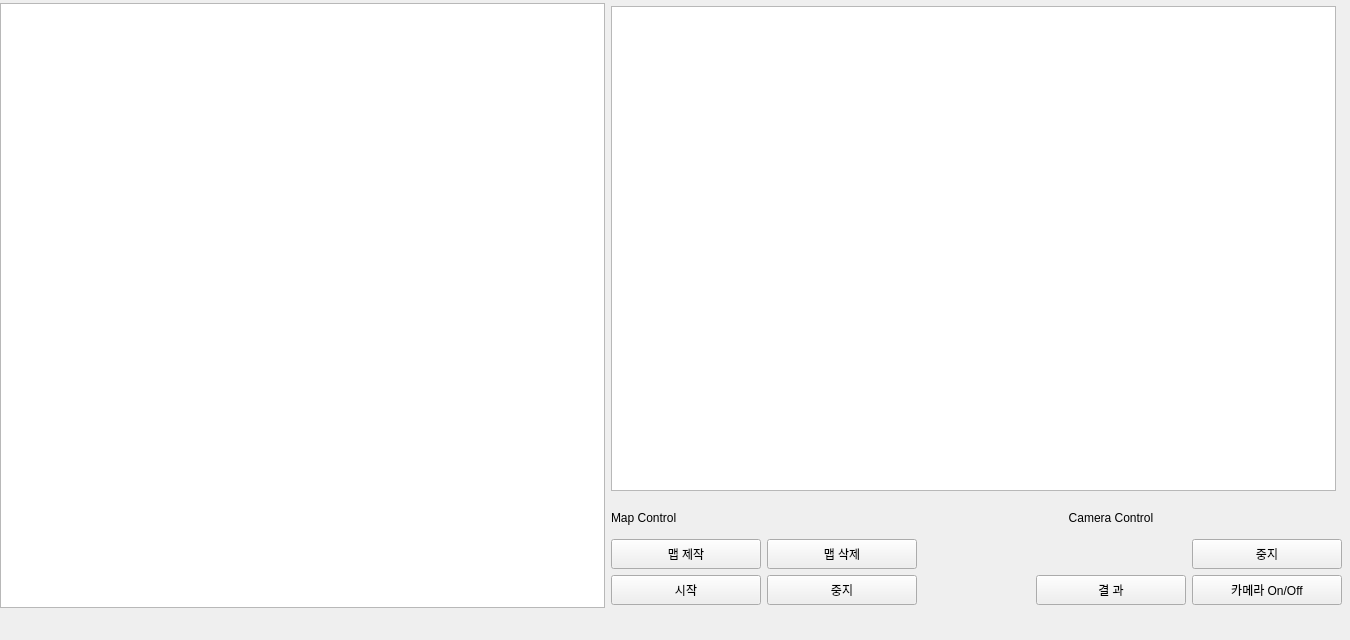
<?xml version="1.0" encoding="UTF-8"?>
<ui version="4.0">
 <class>Form</class>
 <widget class="QWidget" name="Form">
  <property name="geometry">
   <rect>
    <x>0</x>
    <y>0</y>
    <width>1350</width>
    <height>640</height>
   </rect>
  </property>
  <property name="minimumSize">
   <size>
    <width>1350</width>
    <height>640</height>
   </size>
  </property>
  <property name="maximumSize">
   <size>
    <width>1350</width>
    <height>640</height>
   </size>
  </property>
  <property name="windowTitle">
   <string>Form</string>
  </property>
  <widget class="QWidget" name="horizontalLayoutWidget">
   <property name="geometry">
    <rect>
     <x>0</x>
     <y>0</y>
     <width>1342</width>
     <height>611</height>
    </rect>
   </property>
   <layout class="QHBoxLayout" name="horizontalLayout">
    <item>
     <widget class="QGraphicsView" name="Map_View">
      <property name="minimumSize">
       <size>
        <width>605</width>
        <height>605</height>
       </size>
      </property>
      <property name="maximumSize">
       <size>
        <width>605</width>
        <height>605</height>
       </size>
      </property>
      <property name="alignment">
       <set>Qt::AlignHCenter|Qt::AlignTop</set>
      </property>
     </widget>
    </item>
    <item>
     <layout class="QHBoxLayout" name="horizontalLayout_4">
      <item>
       <layout class="QGridLayout" name="gridLayout_2">
        <item row="1" column="1">
         <layout class="QGridLayout" name="gridLayout">
          <item row="1" column="2">
           <spacer name="horizontalSpacer">
            <property name="orientation">
             <enum>Qt::Horizontal</enum>
            </property>
            <property name="sizeHint" stdset="0">
             <size>
              <width>40</width>
              <height>20</height>
             </size>
            </property>
           </spacer>
          </item>
          <item row="1" column="0">
           <widget class="QLabel" name="label">
            <property name="minimumSize">
             <size>
              <width>150</width>
              <height>30</height>
             </size>
            </property>
            <property name="maximumSize">
             <size>
              <width>150</width>
              <height>30</height>
             </size>
            </property>
            <property name="text">
             <string>Map Control</string>
            </property>
           </widget>
          </item>
          <item row="1" column="3">
           <widget class="QLabel" name="label_2">
            <property name="minimumSize">
             <size>
              <width>150</width>
              <height>30</height>
             </size>
            </property>
            <property name="maximumSize">
             <size>
              <width>150</width>
              <height>30</height>
             </size>
            </property>
            <property name="text">
             <string>Camera Control</string>
            </property>
            <property name="alignment">
             <set>Qt::AlignCenter</set>
            </property>
           </widget>
          </item>
          <item row="3" column="0">
           <widget class="QPushButton" name="pushButton_5">
            <property name="minimumSize">
             <size>
              <width>150</width>
              <height>30</height>
             </size>
            </property>
            <property name="maximumSize">
             <size>
              <width>150</width>
              <height>30</height>
             </size>
            </property>
            <property name="text">
             <string>시작</string>
            </property>
           </widget>
          </item>
          <item row="3" column="1">
           <widget class="QPushButton" name="pushButton_4">
            <property name="minimumSize">
             <size>
              <width>150</width>
              <height>30</height>
             </size>
            </property>
            <property name="maximumSize">
             <size>
              <width>150</width>
              <height>30</height>
             </size>
            </property>
            <property name="text">
             <string>중지</string>
            </property>
           </widget>
          </item>
          <item row="3" column="4">
           <widget class="QPushButton" name="Camera_Toggle">
            <property name="minimumSize">
             <size>
              <width>150</width>
              <height>30</height>
             </size>
            </property>
            <property name="maximumSize">
             <size>
              <width>150</width>
              <height>30</height>
             </size>
            </property>
            <property name="text">
             <string>카메라 On/Off</string>
            </property>
           </widget>
          </item>
          <item row="2" column="4">
           <widget class="QPushButton" name="pushButton">
            <property name="minimumSize">
             <size>
              <width>150</width>
              <height>30</height>
             </size>
            </property>
            <property name="maximumSize">
             <size>
              <width>150</width>
              <height>30</height>
             </size>
            </property>
            <property name="text">
             <string>중지</string>
            </property>
           </widget>
          </item>
          <item row="2" column="0">
           <widget class="QPushButton" name="create_Map_BTN">
            <property name="minimumSize">
             <size>
              <width>150</width>
              <height>30</height>
             </size>
            </property>
            <property name="maximumSize">
             <size>
              <width>150</width>
              <height>30</height>
             </size>
            </property>
            <property name="text">
             <string>맵 제작</string>
            </property>
           </widget>
          </item>
          <item row="2" column="1">
           <widget class="QPushButton" name="pushButton_2">
            <property name="minimumSize">
             <size>
              <width>150</width>
              <height>30</height>
             </size>
            </property>
            <property name="maximumSize">
             <size>
              <width>150</width>
              <height>30</height>
             </size>
            </property>
            <property name="text">
             <string>맵 삭제</string>
            </property>
           </widget>
          </item>
          <item row="3" column="3">
           <widget class="QPushButton" name="pushButton_6">
            <property name="minimumSize">
             <size>
              <width>150</width>
              <height>30</height>
             </size>
            </property>
            <property name="maximumSize">
             <size>
              <width>150</width>
              <height>30</height>
             </size>
            </property>
            <property name="text">
             <string>결 과</string>
            </property>
           </widget>
          </item>
         </layout>
        </item>
        <item row="0" column="1">
         <widget class="QGraphicsView" name="Camera_View">
          <property name="minimumSize">
           <size>
            <width>725</width>
            <height>425</height>
           </size>
          </property>
          <property name="maximumSize">
           <size>
            <width>725</width>
            <height>485</height>
           </size>
          </property>
         </widget>
        </item>
       </layout>
      </item>
     </layout>
    </item>
   </layout>
  </widget>
 </widget>
 <resources/>
 <connections/>
</ui>
